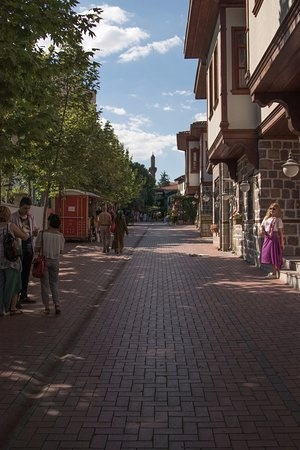
#> input picture output/1.jpg, 300 x 450 px
$ python main.py
#> lines starting #> are read from the running program, lines starting #| are printed output that depends on the picture
#> further down, img is the input picture: shape (450, 300, 3); mean B, G, R 73.1, 75.4, 82.2
import cv2
import numpy as np

def calc_metric(image, x, y, w, h):
#> called with x = 0, y = 0, w = 200, h = 200
    crop_image = image[y:y + h, x:x + w]
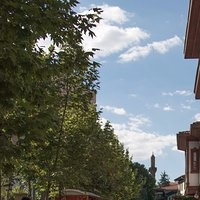
#> crop_image: shape (200, 200, 3); mean B, G, R 108.3, 112.5, 106.9
    colors, count = np.unique(crop_image.reshape(-1, crop_image.shape[-1]), axis=0, return_counts=True)
#> count = 14862 values, max 205 at index 11403, min 1 at index 1, mean 2.69
    cv2.imshow('crop', crop_image)
    cv2.waitKey(0)
    rect = cv2.rectangle(crop_image, (0, 0), (w, h), (int(colors[count.argmax()][0]), int(colors[count.argmax()][1]), int(colors[count.argmax()][2])), -1)
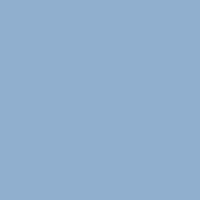
#> rect: shape (200, 200, 3); mean B, G, R 206, 175, 144
    cv2.imshow("color", rect)
    cv2.waitKey(0)
    return colors[count.argmax()]

filepath = r"output/1.jpg"
img = cv2.imread(filepath)
a = calc_metric(img, 0, 0, 200, 200)
#> a = [206, 175, 144]
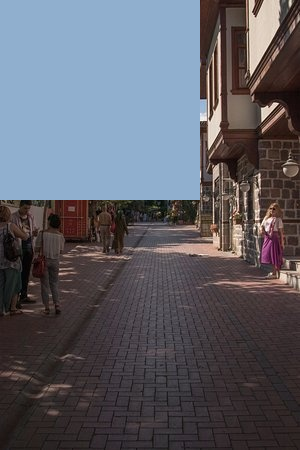
#> img: shape (450, 300, 3); mean B, G, R 102.1, 93.9, 93.2
